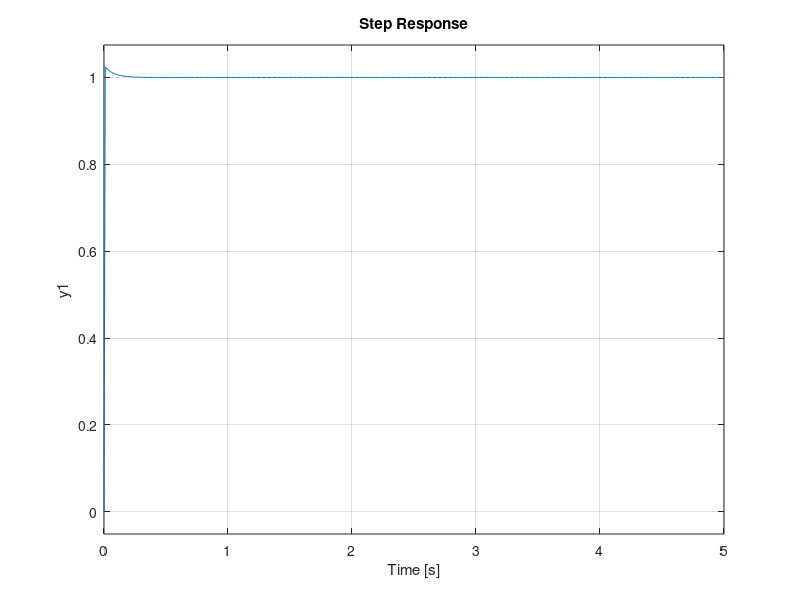

MATLAB code to generate this figure: (Note: this script raises an error after producing the figure.)
s = tf('s');
P = 1/(1*s^2 + 0.2768*s + -55.8505);
step(P)

Kp = 16676.5716092448;
ki = 77547.0436241155;
Kd = 796.836595108623;
C = pid(Kp,ki,Kd)
T1 = feedback(C*P,1)
t = 0:0.01:5;
step(T1,t)

pidTuner(P,'p')
